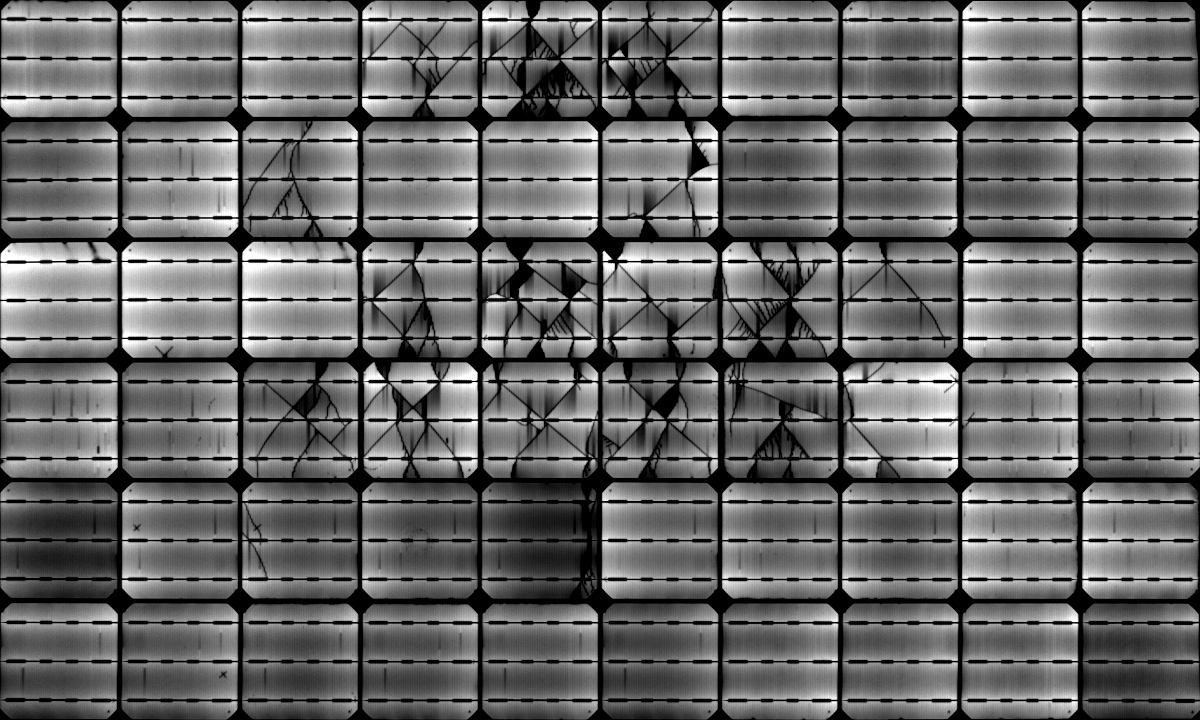
#> input picture EL.png, 1200 x 720 px
$ python app.py
#> lines starting #> are read from the running program, lines starting #| are printed output that depends on the picture; after the words box and inside, x2 and y2 are one past the last pixel; in counts of white or black regions, pixels touching at a corner belong together
import numpy as np
import cv2


def __skeletonize__(img):
    """

    :param img: input image to be skeletonized
    :return: the skeletonized mask
    """

    # create copies of the image
    img = img.copy()
    skel = img.copy()

    # extract the structural element from the image
    skel[:, :] = 0
    kernel = cv2.getStructuringElement(cv2.MORPH_CROSS, (3, 3))

    while True:

        # erode and dilate the image using morphological operation
        eroded = cv2.morphologyEx(img, cv2.MORPH_ERODE, kernel)
        temp = cv2.morphologyEx(eroded, cv2.MORPH_DILATE, kernel)
        temp = cv2.subtract(img, temp)
        skel = cv2.bitwise_or(skel, temp)
        img[:, :] = eroded[:, :]
        if cv2.countNonZero(img) == 0:
            break

    return skel


def __main__():
    """
    Find the output mask of the input image
    """
    img = cv2.imread("EL.png")
#> img is the input picture: shape (720, 1200, 3); min 0, max 255, mean 105.6

    # blur the image and extract the edges
    blur_gray = cv2.GaussianBlur(img, (5, 5), 0)
    edges = cv2.Canny(blur_gray, 50, 150, apertureSize=3)
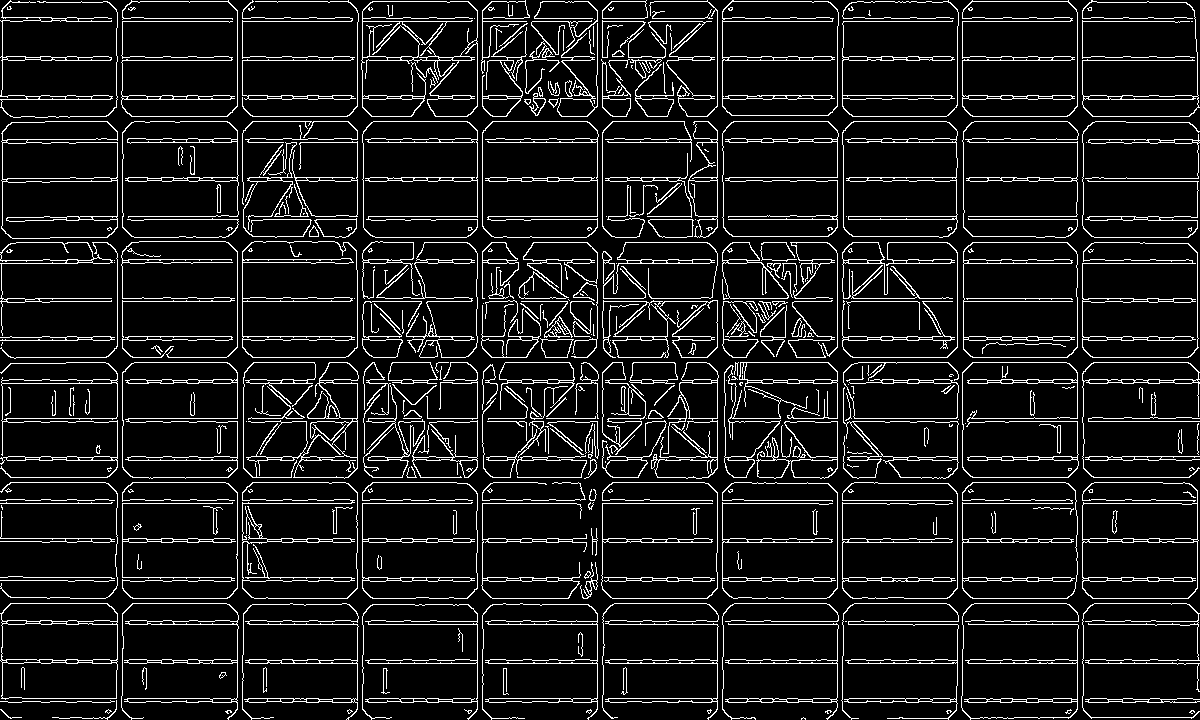
#> edges: shape (720, 1200); 9.8% white in thin lines or dots

    # shade the border lines that are thick
    lines = cv2.HoughLinesP(image=edges, rho=1, theta=np.pi / 180, threshold=100, lines=np.array([]),
                            minLineLength=100, maxLineGap=80)
#> lines = 134 rows, first 6: [2, 418, 1199, 418], [1, 21, 1195, 21], [2, 624, 1198, 624], [2, 663, 1199, 663], [0, 503, 1197, 503], [1, 698, 1192, 698]
    a, b, c = lines.shape
#> a = 134; b = 1; c = 4
    for i in range(a):
        cv2.line(img, (lines[i][0][0], lines[i][0][1]), (lines[i][0][2], lines[i][0][3]), (169, 169, 169), 3,
                 cv2.LINE_AA)
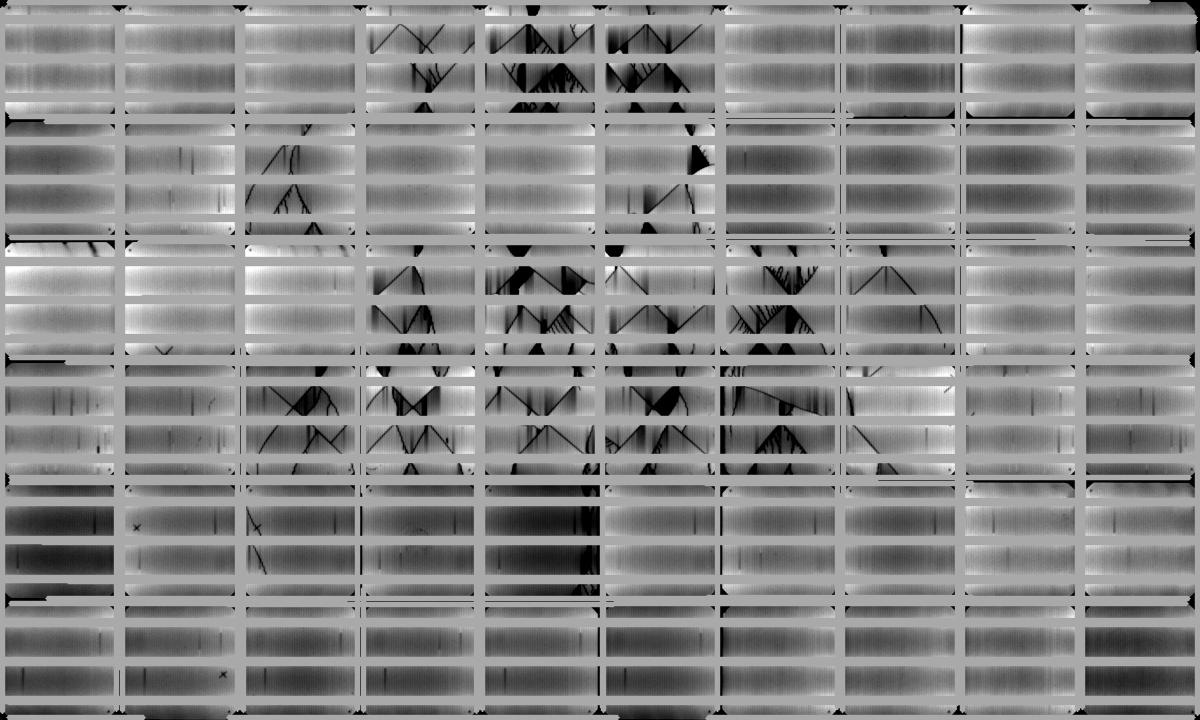
#> img: shape (720, 1200, 3); min 0, max 255, mean 135.4

    # binarize the image after blurring
    median = cv2.medianBlur(img, 5)
    im_bw = cv2.threshold(median, 20, 255, cv2.THRESH_BINARY_INV)[1]
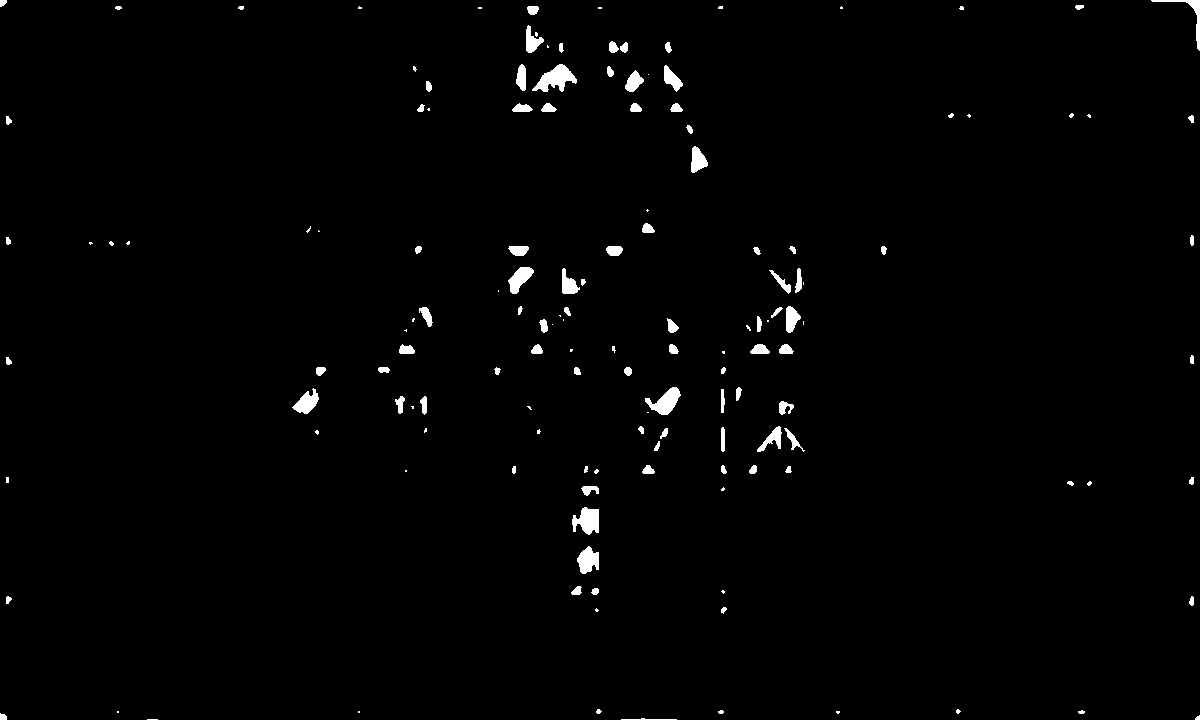
#> im_bw: shape (720, 1200, 3); 1.2% white; 148 white regions (53 under 20 px), largest, box (x1, y1, x2, y2) and area: (532, 64, 577, 92) 638, (572, 507, 599, 535) 517, (645, 387, 681, 415) 506
    gray_img = cv2.cvtColor(im_bw, cv2.COLOR_RGB2GRAY)

    # skeletonize the image and save the corresponding output
    skel = __skeletonize__(gray_img)
#> in __skeletonize__, `skel[:, :] = 0`: skel: shape (720, 1200); every value is 0
#> in __skeletonize__, `kernel = cv2.getStructuringElement(cv2.MORPH_CROSS, (3, 3))`: kernel = [[0, 1, 0], [1, 1, 1], [0, 1, 0]]
#> the loop in __skeletonize__, `while True:` made 15 passes
#> pass 1, in __skeletonize__, `eroded = cv2.morphologyEx(img, cv2.MORPH_ERODE, kernel)`:
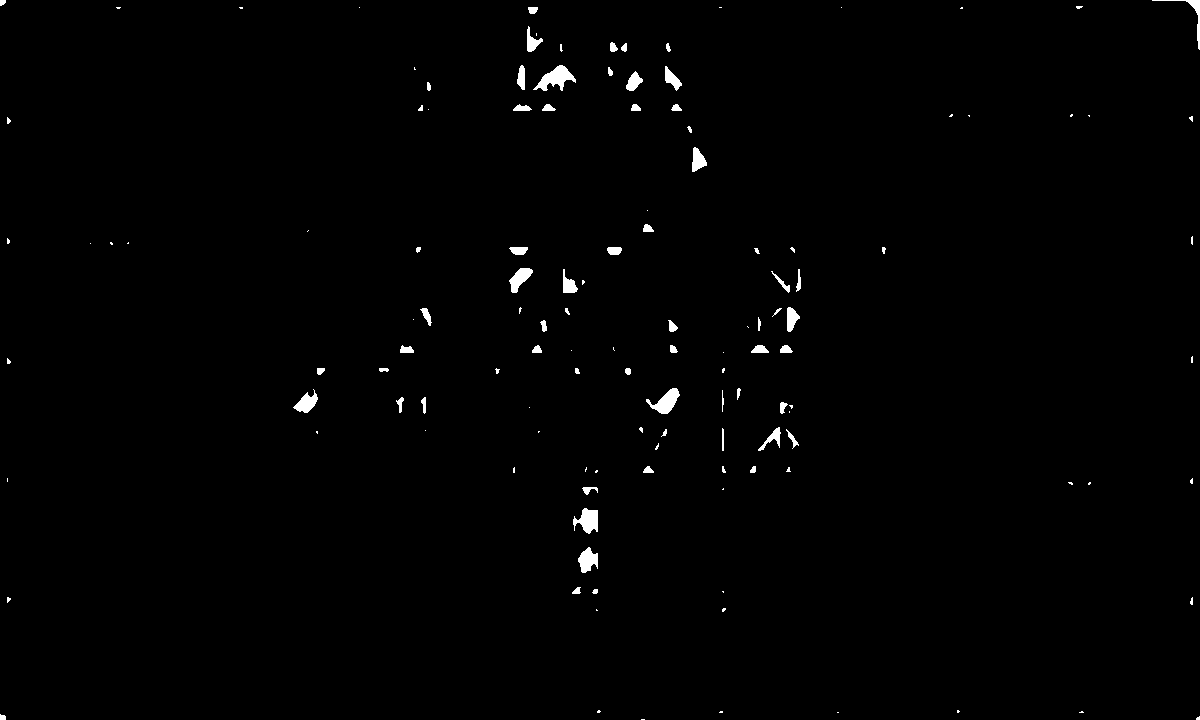
#> eroded: shape (720, 1200); 0.82% white; 131 white regions (66 under 20 px), largest, box (x1, y1, x2, y2) and area: (533, 65, 576, 91) 518, (646, 388, 680, 414) 417, (573, 508, 598, 534) 408
#> after the loop in __skeletonize__, `while True:`:
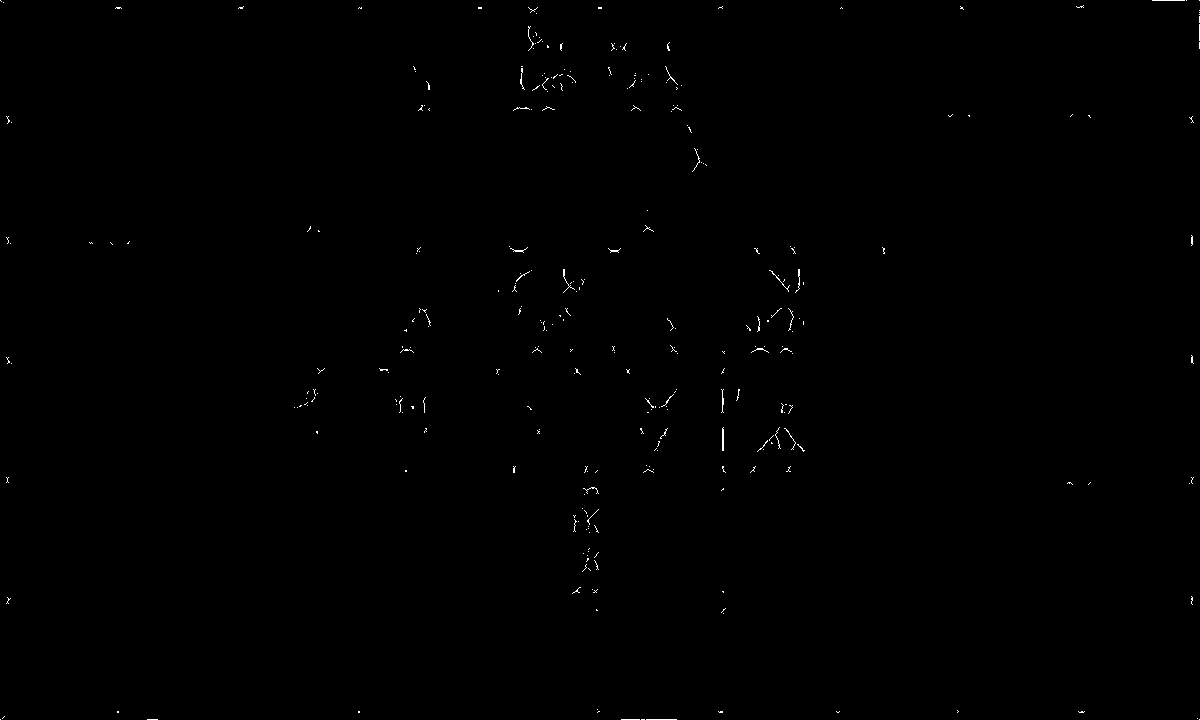
#> skel: shape (720, 1200); 0.24% white in thin lines or dots
    cv2.imwrite("mask2.png", skel)


if __name__ == '__main__':
    __main__()
